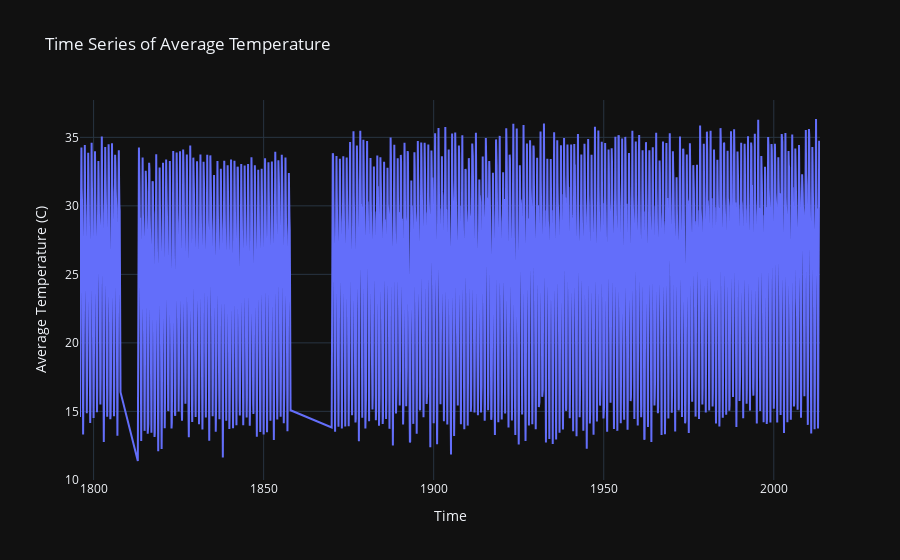
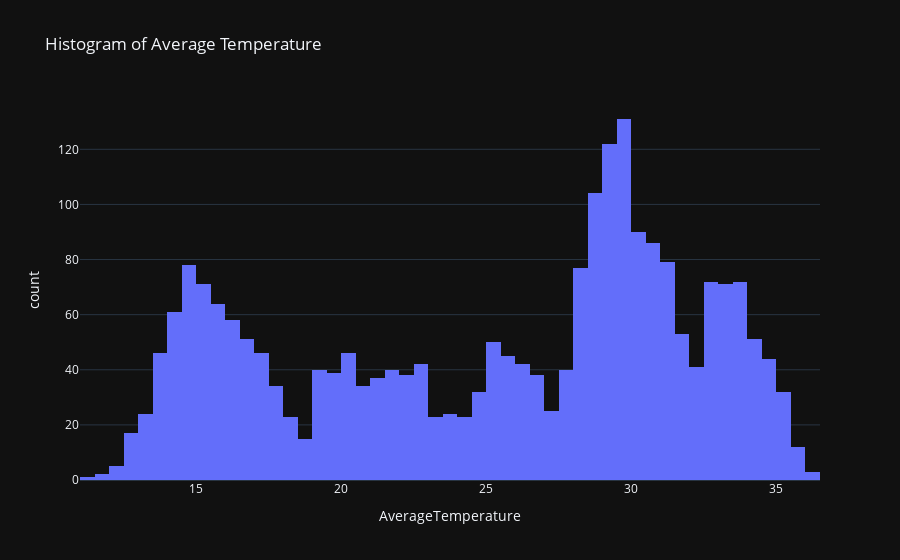

The notebook cell saved with these charts, in order:
### Code cell
print ("Stationarity Check for %s" % chosen_city)
is_stationary = check_stationarity(city_df)

### Figure 1 — Plotly figure (JSON) as saved in the notebook; plotly's stock layout.template omitted (floating-point values rounded to 4 significant figures; data arrays with more than 128 entries replaced by an {"elided": "..."} marker saying what was removed)
{"data": [{"mode": "lines", "name": "Temperature", "type": "scatter", "x": {"elided": "2394 str values"}, "y": {"elided": "2394 float values"}}], "layout": {"title": {"text": "Time Series of Average Temperature"}, "xaxis": {"title": {"text": "Time"}}, "yaxis": {"title": {"text": "Average Temperature (C)"}}}}

### Figure 2 — Plotly figure (JSON) as saved in the notebook; plotly's stock layout.template omitted (floating-point values rounded to 4 significant figures; data arrays with more than 128 entries replaced by an {"elided": "..."} marker saying what was removed)
{"data": [{"alignmentgroup": "True", "bingroup": "x", "hovertemplate": "AverageTemperature=%{x}<br>count=%{y}<extra></extra>", "legendgroup": "", "marker": {"color": "#636efa", "pattern": {"shape": ""}}, "name": "", "nbinsx": 50, "offsetgroup": "", "orientation": "v", "showlegend": false, "type": "histogram", "x": {"elided": "2394 float values"}, "xaxis": "x", "yaxis": "y"}], "layout": {"barmode": "relative", "legend": {"tracegroupgap": 0}, "title": {"text": "Histogram of Average Temperature"}, "xaxis": {"anchor": "y", "domain": [0, 1], "title": {"text": "AverageTemperature"}}, "yaxis": {"anchor": "x", "domain": [0, 1], "title": {"text": "count"}}}}
